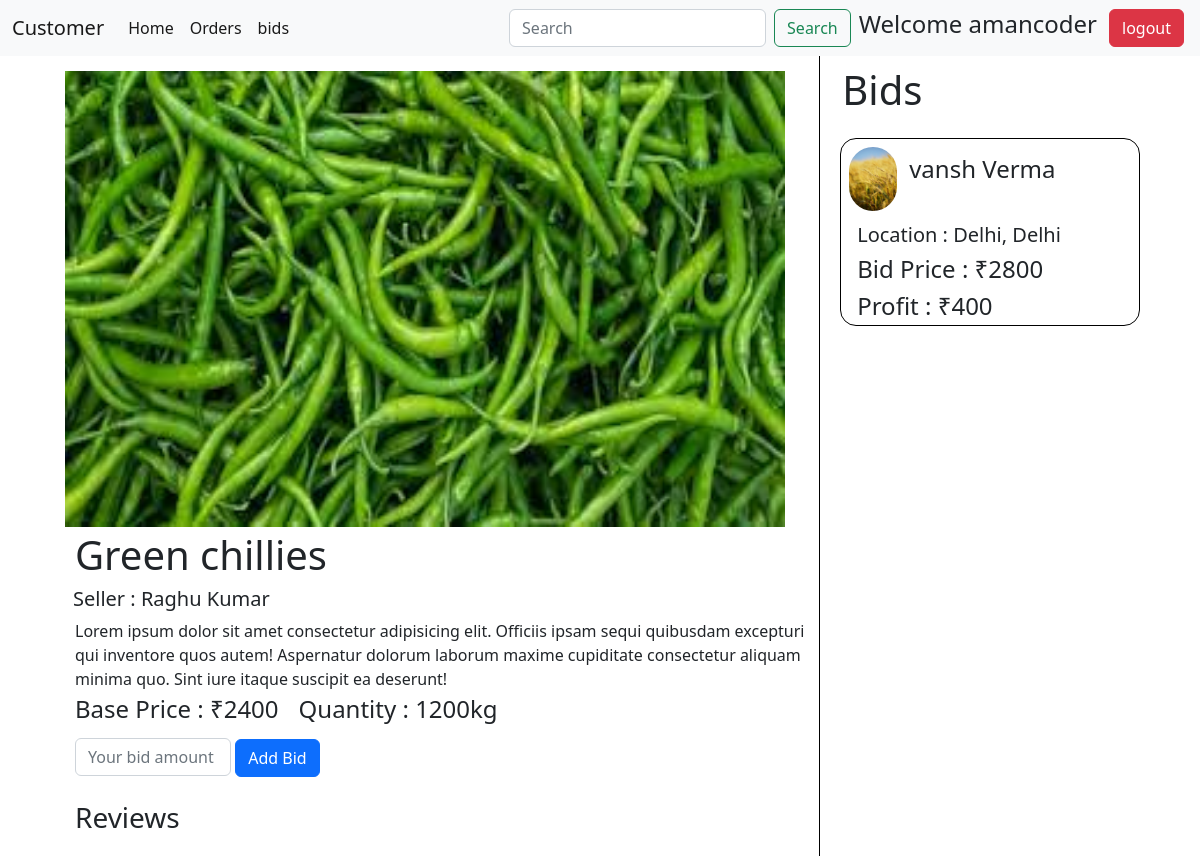
Page /customer/crop/15/ (signed in) on the committed database.
### farmer/models.py (models this page shows, shortened)
class Product(models.Model):
    id = models.AutoField(primary_key=True)
    farmer = models.ForeignKey(UserProfile,on_delete = models.CASCADE)
    title = models.CharField(max_length=250,null=True,blank=True)
    crop_img = models.ImageField(upload_to="crop_img")
    crop_name = models.CharField(max_length=150)
    quantity = models.PositiveIntegerField()
    price = models.PositiveBigIntegerField()
    quality = models.CharField(choices=crop_quality_choice,max_length=30,null=True,blank=True)
    def __str__(self):
        return self.crop_name

class Bid(models.Model):
    id = models.AutoField(primary_key=True)
    farmer = models.ForeignKey(UserProfile,default=None,on_delete = models.CASCADE,related_name="bid_farmer")
    customer = models.ForeignKey(UserProfile,on_delete = models.CASCADE,related_name="bid_coustmer")
    crop = models.ForeignKey(Product,on_delete=models.CASCADE,null=True,blank=True)
    status = models.CharField(choices = status_choice,max_length=20)
    bid_price = models.PositiveIntegerField()
    def __str__(self):
        return f"Bid by {self.customer.user.username}"
    @property
    def profit(self):
        return self.bid_price - self.crop.price

### account/models.py (models this page shows, shortened)
class UserProfile(models.Model):
    id = models.AutoField(primary_key=True)
    user = models.ForeignKey(User,on_delete = models.CASCADE)
    user_type = models.CharField(choices=user_type_choices,max_length = 10)
    address = models.ForeignKey(Address,on_delete = models.CASCADE)
    contact_no = models.PositiveIntegerField()

class Address(models.Model):
    id = models.AutoField(primary_key = True)
    pincode = models.IntegerField(blank=True, null=True)
    city = models.CharField(choices=city_choices,max_length=70,blank=True, null=True,)
    state = models.CharField(choices=State_choices,max_length=70,blank=True, null=True)
    landmark = models.CharField(max_length=70)

### customer/views.py (the view)
# urls.py: path("crop/<int:pk>/",crop_detail),
def crop_detail(request,pk):
    crop = Product.objects.get(pk = pk)
    bids = Bid.objects.filter(crop = crop)
    user = UserProfile.objects.get(user = request.user)
    user_bid = Bid.objects.filter(Q(customer = user) & Q(crop = crop))
    print("user bid",user_bid)
    print(crop,bids)
    context = {'crop':crop,'bids':bids,"bidAdded":len(user_bid),"user_bid":user_bid}
    return render(request,"cropDetail.html",context=context)

### templates/cropDetail.html (shortened to what this page needs)
{% extends 'customerbase.html' %}
{% block body %}
    <div class="main-container">
        <div class="right">
            <img src="{{crop.crop_img.url}}" alt="">
            <h1 class="my-1">{{crop.crop_name}}</h1>
            <h5 class="my-1" style="margin-left: 38px;">Seller : {{crop.farmer.user.first_name}} {{crop.farmer.user.last_name}}</h5>
            <p class="my-1">Lorem ipsum dolor sit amet consectetur adipisicing elit. Officiis ipsam sequi quibusdam excepturi qui inventore quos autem! Aspernatur dolorum laborum maxime cupiditate consectetur aliquam minima quo. Sint iure itaque suscipit ea deserunt!</p>
           <div id="crop-info">
            <h4 id="price-heading">Base Price : ₹{{crop.price}}</h4>
            <h4 style="margin-left: 20px;">Quantity : {{crop.quantity}}kg</h4>
           </div>
           {% if bidAdded %}
            <form action="/customer/updateBid/{{user_bid.first.id}}/" method="post">
                {% csrf_token %}
                <input style="width: 13vw; display:inline; margin-left:40px" type="text" class="form-control" name="bidamount" placeholder="Your bid amount">
                <button class="btn btn-primary my-2">Modify Bid</button>
            </form>
            {% else %}
                <form action="/customer/addbid/{{crop.id}}/" method="post">
                    <input style="width: 13vw; display:inline; margin-left:40px" type="text" class="form-control" name="bidamount" placeholder="Your bid amount">
                    <button class="btn btn-primary my-2">Add Bid</button>
                </form>
            {% endif %}
            <h3 style="margin-left: 40px;" class="my-3">Reviews</h3>
        </div>
        <div class="left">
            <h1>Bids</h1>
            {% for b in bids  %}
            <div class="my-3 bids-card">
                <div class="user-info">
                    <img class="mx-2 my-2" src="/static/predictpage.jpeg" alt="">
                    <h4 class="mx-1 my-3">{{b.customer.user.first_name}} {{b.customer.user.last_name}}</h4>
                </div>
                <h5 class="mx-3 my-1">Location : {{b.customer.address.city}}, {{b.customer.address.state}}</h5>
                <h4 class="mx-3 my-1">Bid Price : ₹{{b.bid_price}}</h4>
                <h4 class="mx-3 my-1">Profit : ₹{{b.profit}}</h4>
            </div>
            {% endfor %}
        </div>
    </div>
{% endblock body %}

### templates/customerbase.html (shortened to what this page needs)
<!DOCTYPE html>
<html lang="en">
<head>
    <link href="https://cdn.jsdelivr.net/npm/bootstrap@5.2.0/dist/css/bootstrap.min.css" rel="stylesheet">
</head>
<body>
    <nav class="navbar navbar-expand-lg bg-light">
        <div class="container-fluid">
          <a class="navbar-brand" href="/">Customer</a>
          <div class="collapse navbar-collapse" id="navbarSupportedContent">
            <ul class="navbar-nav me-auto mb-2 mb-lg-0">
              <li class="nav-item">
                <a class="nav-link active" aria-current="page" href="/customer/page">Home</a>
              </li>
              <li class="nav-item">
                <a class="nav-link active" aria-current="page" href="/farmer/predict">Orders</a>
              </li>
              <li class="nav-item">
                <a class="nav-link active" aria-current="page" href="/farmer/predict">bids</a>
              </li>
            </ul>
            <form class="d-flex" role="search">
              <input class="form-control me-2" type="search" placeholder="Search" aria-label="Search">
              <button class="btn btn-outline-success" type="submit">Search</button>
            </form>
            {% if user.is_authenticated %}
              <h4 class="mx-2">Welcome {{user.username}}</h4>
              <form class="d-flex">
                <a class="btn btn-danger mx-1" href="/account/logout" type="submit">logout</a>
              </form>
            {% endif %}
          </div>
        </div>
      </nav>
      {% block body %}{% endblock body %}
</body>
</html>

### templates/cropDetail.html (style rules this page uses)
.main-container { width: 100vw; height: 100vh; display: flex; }
.right { width: 70%; height: 100vh; display: flex; flex-direction: column; padding: 5px; border-right: 1px solid black; margin-left: 30px; }
.right img { margin-top: 10px; width: 60vw; height: 58vh; align-self: center; }
.right > h1,h4,p { margin-left: 40px; }
.left { width: 30%; height: 100vh; display: flex; flex-direction: column; padding: 10px; overflow-y: scroll; margin-right: 40px; overflow-x: hidden; }
.left h1 { margin-left: 1vw; }
.bids-card { width: 25vw; height: auto; border: 1px solid black; display: flex; border-radius: 1rem; flex-direction: column; align-self: center; }
.user-info { width: 30vw; height: auto; display: flex; }
.user-info img { width: 4vw; height: 8vh; border-radius: 15rem; }
#crop-info { display: flex; }

### rows in the picture
Product: crop_img (picture), crop_name "Green chillies", farmer.user.first_name "Raghu", farmer.user.last_name "Kumar", price "2400", quantity "1200"
Bid: customer.user.first_name "vansh", customer.user.last_name "Verma", customer.address.city "Delhi", customer.address.state "Delhi", bid_price "2800", profit "400"

### other values in the picture
{{ user.username }} "amancoder"
